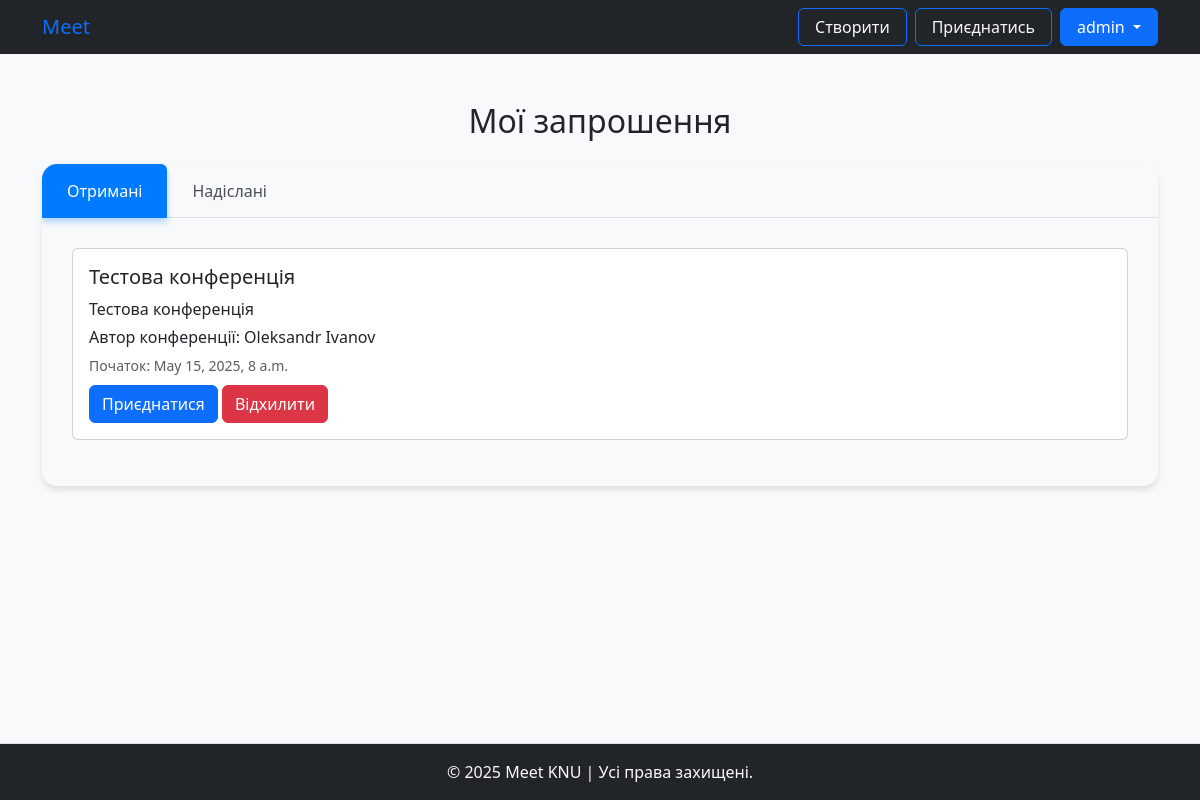
Page /invite/my_invites/ (signed in) on the committed database.
### invite/models.py (models this page shows)
class Invite(models.Model):
    conference = models.ForeignKey(Conference, on_delete=models.CASCADE)
    invited_user = models.ForeignKey(User, on_delete=models.CASCADE, related_name='invited_users')
    invited_by = models.ForeignKey(User, on_delete=models.CASCADE, related_name='invited_by')
    created_at = models.DateTimeField(auto_now_add=True)
    class Meta:
        ordering = ['-created_at']

### videochat/models.py (models this page shows, shortened)
class Conference(models.Model):
    title = models.CharField(max_length=200)
    description = models.TextField(blank=True)
    start_time = models.DateTimeField()
    room_name = models.CharField(max_length=100, unique=True)
    created_by = models.ForeignKey(User, on_delete=models.CASCADE)

### invite/views.py (the view)
# urls.py: path('my_invites/', my_invites, name='my_invites'),
def my_invites(request):
    recieved = Invite.objects.filter(invited_user=request.user)
    sent = Invite.objects.filter(invited_by=request.user)
    context = {
        'recieved': recieved,
        'sent': sent,
    }
    return render(request, 'invite/my_invites.html', context)

### templates/invite/my_invites.html (shortened to what this page needs)
{% extends 'base.html' %}
{% block content %}
<div class="container mt-5">
    <h2 class="text-center mb-4">Мої запрошення</h2>
    <div class="custom-tabs">
        <ul class="nav nav-tabs" id="myTab" role="tablist">
            <li class="nav-item" role="presentation">
                <button class="nav-link active" id="recieved-tab" data-bs-toggle="tab" data-bs-target="#recieved" type="button" role="tab" aria-controls="recieved" aria-selected="true">Отримані</button>
            </li>
            <li class="nav-item" role="presentation">
                <button class="nav-link" id="sent-tab" data-bs-toggle="tab" data-bs-target="#sent" type="button" role="tab" aria-controls="sent" aria-selected="false">Надіслані</button>
            </li>
        </ul>
        <div class="tab-content" id="myTabContent">
            <div class="tab-pane fade show active" id="recieved" role="tabpanel" aria-labelledby="recieved-tab">
                {% for invite in recieved %}
                <div class="card mb-3">
                    <div class="card-body">
                        <h5 class="card-title">{{ invite.conference.title }}</h5>
                        <p class="card-text mb-1">{{ invite.conference.description }}</p>
                        <p class="card-text mb-1">Автор конференції: {{ invite.invited_by.get_full_name }}</p>
                        <p class="card-text mb-2"><small class="text-muted">Початок: {{ invite.conference.start_time }}</small></p>
                        <a href="{% url 'join_conference' invite.conference.room_name %}" class="btn btn-primary">Приєднатися</a>
                        <a href="" class="btn btn-danger">Відхилити</a>
                    </div>
                </div>
                {% empty %}
                <p>Немає отриманих запрошень</p>
                {% endfor %}
            </div>
        </div>
    </div>
</div>
{% endblock %}

### templates/base.html (shortened to what this page needs)
<!DOCTYPE html>
<html lang="en">
<head>
    <link href="https://cdn.jsdelivr.net/npm/bootstrap@5.3.6/dist/css/bootstrap.min.css" rel="stylesheet">
</head>
<body class="bg-light d-flex flex-column min-vh-100">
    <header>
        <nav class="navbar navbar-expand-lg navbar-dark bg-dark">
            <div class="container">
                <div>
                    <a class="navbar-brand text-primary mb-0" href="{% url 'main_page' %}">Meet</a>
                </div>
                <div class="collapse navbar-collapse" id="navbarNav">
                    <ul class="navbar-nav ms-auto">
                        {% if user.is_authenticated %}
                            <li class="nav-item">
                                <a class="btn btn-outline-primary text-light me-2 px-3" href="{% url 'create_conference' %}">Створити</a>
                            </li>
                            <li class="nav-item">
                                <a class="btn btn-outline-primary text-light me-2 px-3" href="{% url 'direct_join_conference' %}">Приєднатись</a>
                            </li>
                            <li class="nav-item dropdown">
                                <a class="btn btn-primary px-3 dropdown-toggle" href="#" id="navbarDropdown" role="button" data-bs-toggle="dropdown" aria-expanded="false">
                                    {{ user.username }}
                                </a>
                        {% endif %}
                  </div>
            </div>
        </nav>
    </header>
    <div class="toast-container position-fixed top-2 end-0 p-3" style="z-index: 1100;">
    </div>
    {% block content %}
    {% endblock %}
    <footer class="bg-dark text-center py-3 mt-auto border-top shadow-md">
        <div class="container">
            <p class="mb-0 text-light">&copy; 2025 Meet KNU | Усі права захищені.</p>
        </div>
    </footer>
</body>
</html>

### templates/invite/my_invites.html (style rules this page uses)
.custom-tabs { background-color: #f8f9fa; border-radius: 15px; overflow: hidden; box-shadow: 0 4px 6px rgba(0, 0, 0, 0.1); }
.custom-tabs .nav-link { color: #495057; border: none; padding: 15px 25px; transition: all 0.3s ease; }
.custom-tabs .nav-link.active { color: #fff; background-color: #007bff; box-shadow: 0 4px 6px rgba(0, 123, 255, 0.3); }
.custom-tabs .tab-content { padding: 30px; }

### rows in the picture
Invite: conference "Тестова конференція", conference.description "Тестова конференція", invited_by.get_full_name "Oleksandr Ivanov", conference.start_time "May 15, 2025, 8 a.m."

### other values in the picture
{{ user.username }} "admin"
